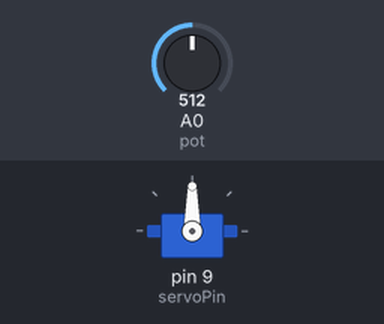
Simulated run of this sketch. Board: Arduino Uno, built with avr-gcc and run on an emulated ATmega328P. Parts: servo. The test bench sets the inputs (shaded band); at power-on: A0 (pot) = 512. What the sketch prints to the serial monitor is not drawn.

Above: at 1.2 s.
1.3 s: A0 (pot) set to 716
At 1.9 s:
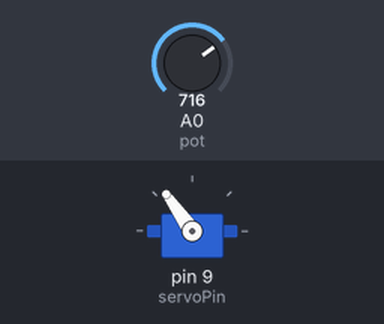
2.8 s: A0 (pot) set to 900
At 4.0 s:
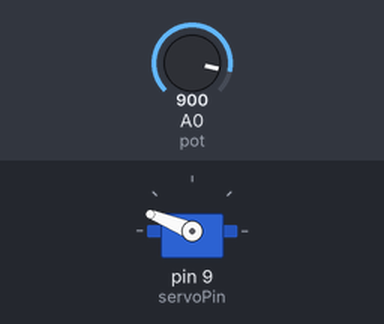
4.3 s: A0 (pot) set to 1023
At 5.4 s:
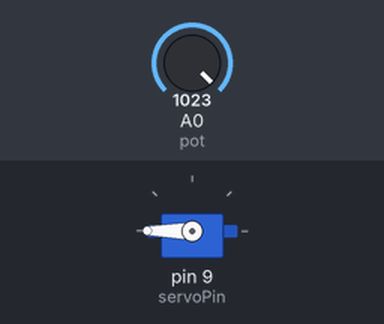
5.8 s: A0 (pot) set to 306
At 6.4 s:
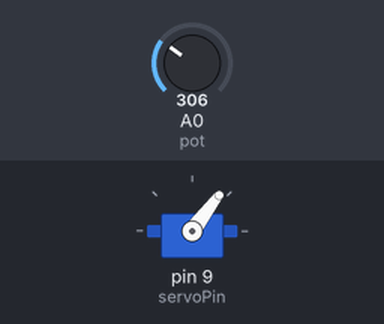
Timing chart, 0 to 8.8 s (numbered marks = the images above; inputs shaded):
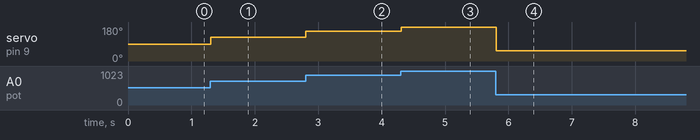

The sketch:

myKeypad.ino
```cpp
#include <Keypad.h>
#include <Servo.h>

//According to the library, these variables should be defined as byte
const byte numRows = 4;
const byte numCols = 3;
//Signal pin of servo connected to pin 9 of arduino
int servoPin = 9;
//Potentiometer connected to pin A0 of arduino
int pot = A0;

//Map out the keypad buttons in a 2D array
char keymap[numRows][numCols] = {
  {'1', '2', '3'},
  {'4', '5', '6'},
  {'7', '8', '9'},
  {'*', '0', '#'}
};

//Store pins of arduino that keypad rows & cols are connected to within an array
//E.g.Keypad row 1 connected to pin 2 on arduino
byte rowPins[numRows] = {2,3,4,5};
byte colPins[numCols] = {6,7,8};

//Object myKeypad of class Keypad and pass all params of keypad in it
Keypad myKeypad = Keypad(makeKeymap(keymap), rowPins, colPins, numRows, numCols);
//Object myServo of class Servo
Servo myServo;

void setup() {
  //Initiate serial communication with buad rate of 9600
  Serial.begin(9600);
  //Using attach func, define servoPin
  myServo.attach(servoPin);
  //Set pot pin as input for serial data
  pinMode(pot, INPUT);
}

void loop() {
  char keypressed = myKeypad.getKey();
  if(keypressed!=NO_KEY)
  {
    //Print key that's pressed on serial monitor
   Serial.println(keypressed);
  }

  int potValue = analogRead(pot); //Store readings
  int mapped = map(potValue, 0, 1023, 0, 180); //Pin name, initial value of pin, max value, min of range, max of range ->max angle)
  Serial.println(mapped);
  //Change angle of servo using write command, add delays in between
  myServo.write(mapped);
}
```

Measured:
- after the input at 1.3 s, servo on pin 9 (servoPin): 90° → 125° at once
- after the input at 2.8 s, servo on pin 9 (servoPin): 125° → 158° at once
- after the input at 4.3 s, servo on pin 9 (servoPin): 158° → 180° at once
- after the input at 5.8 s, servo on pin 9 (servoPin): 180° → 53° at once
